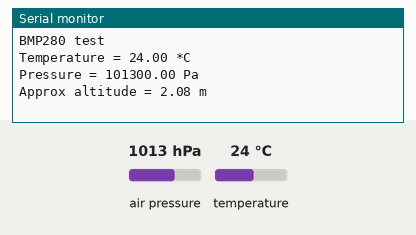
Recording of a sketch running on a simulated Arduino Uno, built with avr-gcc and run on an emulated ATmega328P. On the bench: the last lines printed to the serial monitor. The test bench sets the inputs (shaded band); at power-on: air pressure 1013 hPa, temperature 24 °C.

Above: at 1.2 s.
1.3 s: air pressure set to 952 hPa
At 3.3 s:
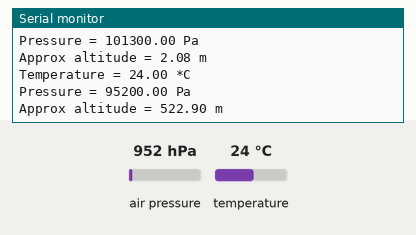
3.6 s: temperature set to 12 °C
At 5.4 s:
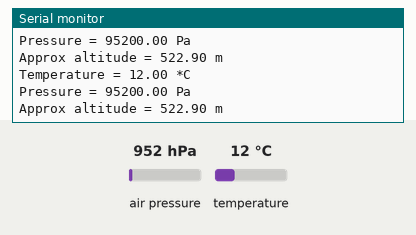
5.9 s: air pressure set to 975 hPa
At 7.5 s:
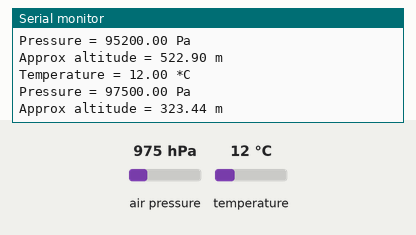
Timing chart, 0 to 9.0 s (numbered marks = the images above; inputs shaded):
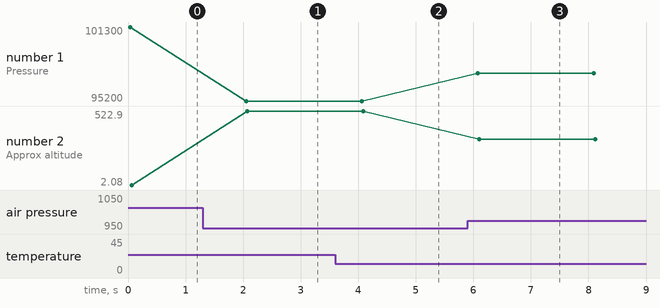

The sketch:

BMP280_altitude.ino
```cpp
#include <Wire.h>
#include <Adafruit_Sensor.h>
#include <Adafruit_BMP280.h>

// define BMP_SCK  (13)
// define BMP_MISO (12)
// define BMP_MOSI (11)
// define BMP_CS   (10)

 Adafruit_BMP280 bmp; // I2C
 //Adafruit_BMP280 bmp(BMP_CS); // hardware SPI
 //Adafruit_BMP280 bmp(BMP_CS, BMP_MOSI, BMP_MISO,  BMP_SCK);
 void setup() {
   Serial.begin(9600);
   Serial.println(F("BMP280 test"));
 if (!bmp.begin()) {
     Serial.println(F("Could not find a valid BMP280 sensor, check wiring!"));
     while (1);
   }
 /* Default settings from datasheet. /   bmp.setSampling(Adafruit_BMP280::MODE_NORMAL,     / Operating Mode. /                   Adafruit_BMP280::SAMPLING_X2,     / Temp. oversampling /                   Adafruit_BMP280::SAMPLING_X16,    / Pressure oversampling /                   Adafruit_BMP280::FILTER_X16,      / Filtering. /                   Adafruit_BMP280::STANDBY_MS_500); / Standby time. */
 }
 void loop() {
     Serial.print(F("Temperature = "));
     Serial.print(bmp.readTemperature());
     Serial.println(" *C");
     Serial.print(F("Pressure = "));
     Serial.print(bmp.readPressure());
     Serial.println(" Pa");
     Serial.print(F("Approx altitude = ")); Serial.print(bmp.readAltitude(1013.25)); /* Adjusted to local forecast! */
     Serial.println(" m");
     Serial.println();
     delay(2000);
 }
```

Measured:
- after the input at 1.3 s, the serial monitor: prints a new line after 0.75 s (image 1)
- after the input at 3.6 s, the serial monitor: prints a new line after 0.44 s (image 2)
- after the input at 5.9 s, the serial monitor: prints a new line after 0.18 s (image 3)
- plotted number 1: 101300 → 95200 after the input at 1.3 s, 95200 → 97500 after the input at 5.9 s
- plotted number 2: 2.08 → 522.9 after the input at 1.3 s, 522.9 → 323.44 after the input at 5.9 s
